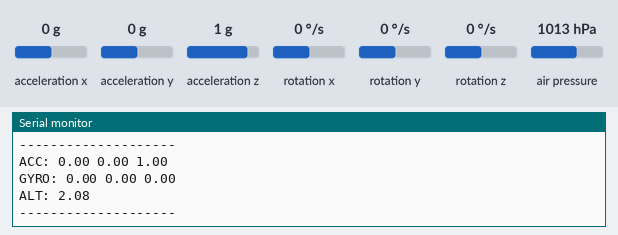
The sketch below on a simulated ESP32. Parts: the last lines printed to the serial monitor. The inputs (shaded band) are chosen by the test bench; at power-on: acceleration x 0 g, acceleration y 0 g, acceleration z 1 g, rotation x 0 °/s, rotation y 0 °/s, rotation z 0 °/s, air pressure 1013 hPa.

Above: at 2.2 s.
2.3 s: acceleration x set to -1.4 g
3.8 s: acceleration y set to -1.4 g
5.3 s: acceleration z set to -1.4 g
6.8 s: rotation x set to -192 °/s
At 6.97 s:
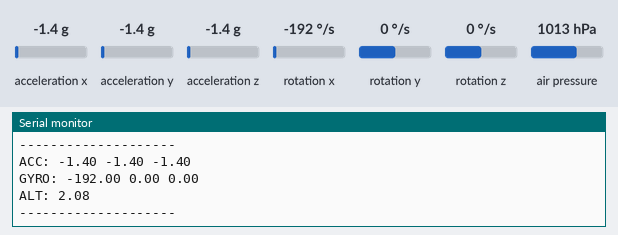
8.3 s: rotation y set to -192 °/s
At 8.63 s:
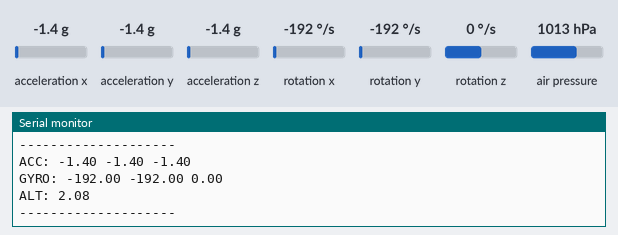

Measured:
- after the input at 6.8 s, the serial monitor: prints a new line at once (image 1)
- after the input at 8.3 s, the serial monitor: prints a new line after 0.17 s (image 2)

The sketch:

test_mpu9250.ino
```cpp
#include <Arduino.h>
#include <Wire.h>
#include <MPU9250.h>
#include <Adafruit_BMP280.h>

#define SDA_PIN 8
#define SCL_PIN 9

MPU9250 mpu;
Adafruit_BMP280 bmp;

void setup() {
  Serial.begin(115200);
  delay(1000);

  Wire.begin(SDA_PIN, SCL_PIN);

  Serial.println("INIT GY-91...");

  if (!mpu.setup(0x68)) {
    Serial.println("MPU9250 FAIL");
    while (1);
  }

  if (!bmp.begin(0x76)) {
    Serial.println("BMP280 FAIL");
    while (1);
  }

  Serial.println("ALL OK 🚀");
}

void loop() {
  mpu.update();

  Serial.print("ACC: ");
  Serial.print(mpu.getAccX()); Serial.print(" ");
  Serial.print(mpu.getAccY()); Serial.print(" ");
  Serial.println(mpu.getAccZ());

  Serial.print("GYRO: ");
  Serial.print(mpu.getGyroX()); Serial.print(" ");
  Serial.print(mpu.getGyroY()); Serial.print(" ");
  Serial.println(mpu.getGyroZ());

  Serial.print("ALT: ");
  Serial.println(bmp.readAltitude(1013.25));

  Serial.println("--------------------");

  delay(200);
}
```
